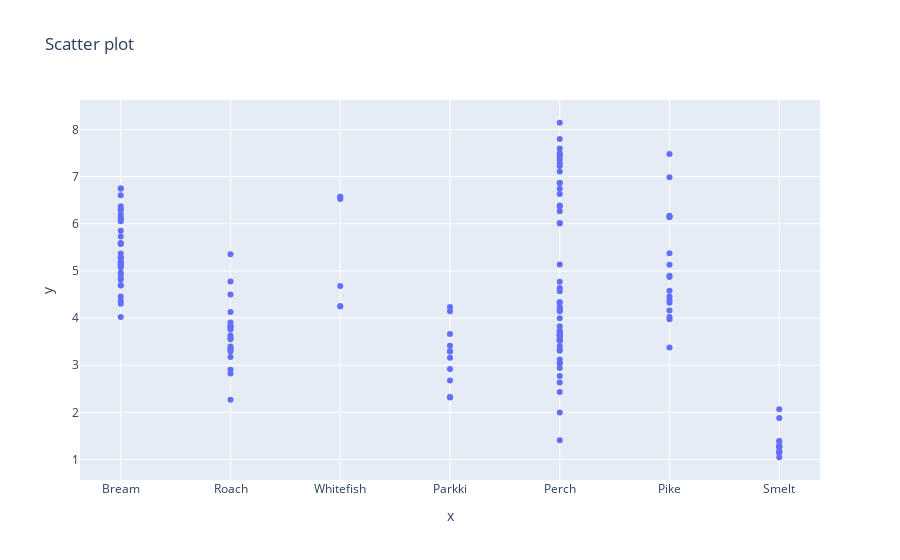

The notebook cell saved with this chart:
### Code cell
fig = px.scatter(x = df['Species'], y = df['Width'], title = 'Scatter plot')
fig.show()

### Figure 1 — Plotly figure (JSON) as saved in the notebook; plotly's stock layout.template omitted (floating-point values rounded to 4 significant figures; data arrays with more than 128 entries replaced by an {"elided": "..."} marker saying what was removed)
{"data": [{"hovertemplate": "x=%{x}<br>y=%{y}<extra></extra>", "legendgroup": "", "marker": {"color": "#636efa", "symbol": "circle"}, "mode": "markers", "name": "", "orientation": "v", "showlegend": false, "type": "scatter", "x": {"elided": "159 str values"}, "xaxis": "x", "y": {"elided": "159 float values"}, "yaxis": "y"}], "layout": {"legend": {"tracegroupgap": 0}, "title": {"text": "Scatter plot"}, "xaxis": {"anchor": "y", "domain": [0, 1], "title": {"text": "x"}}, "yaxis": {"anchor": "x", "domain": [0, 1], "title": {"text": "y"}}}}
